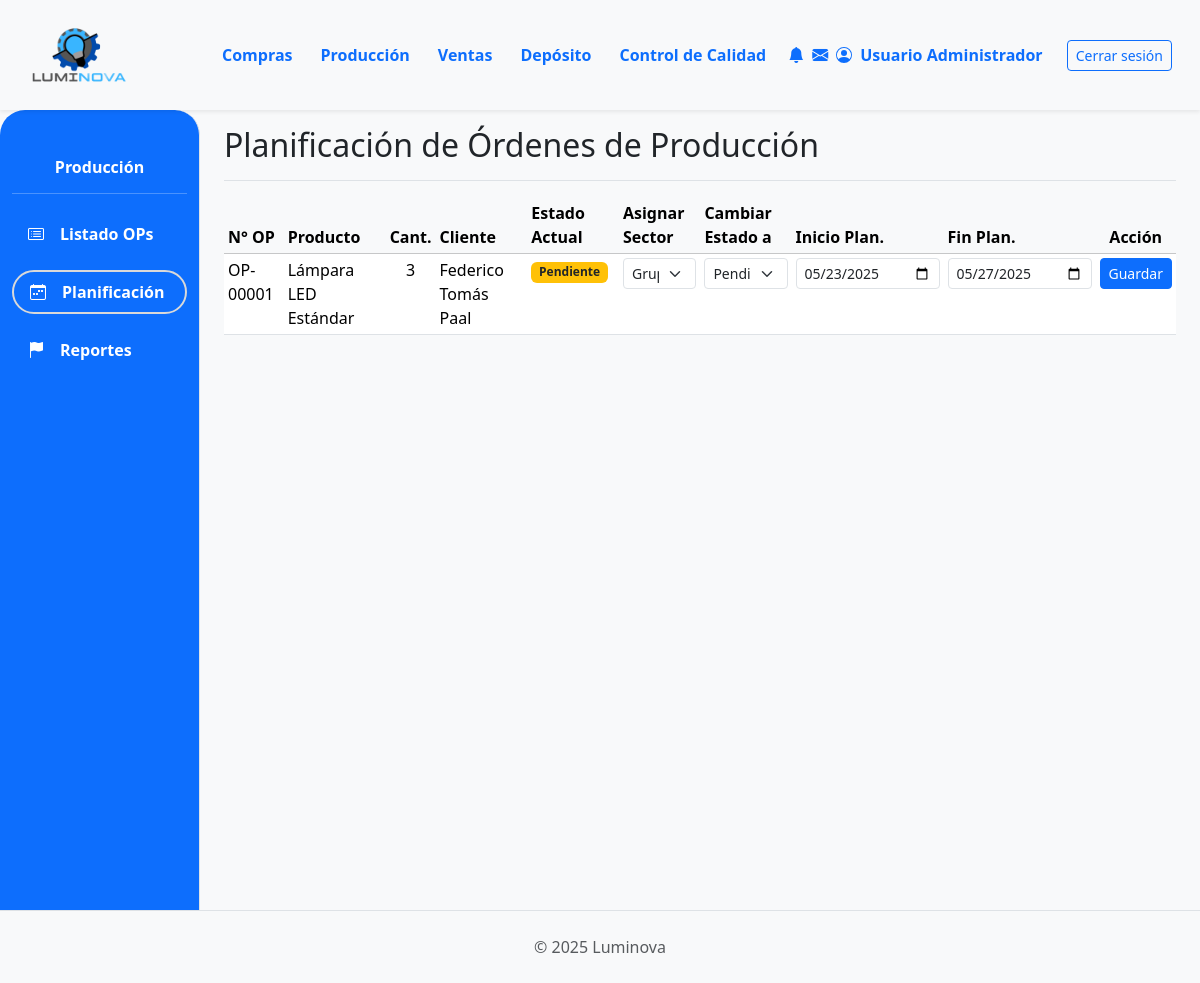
Before: /produccion/planificacion/ (signed in) with the older database file.
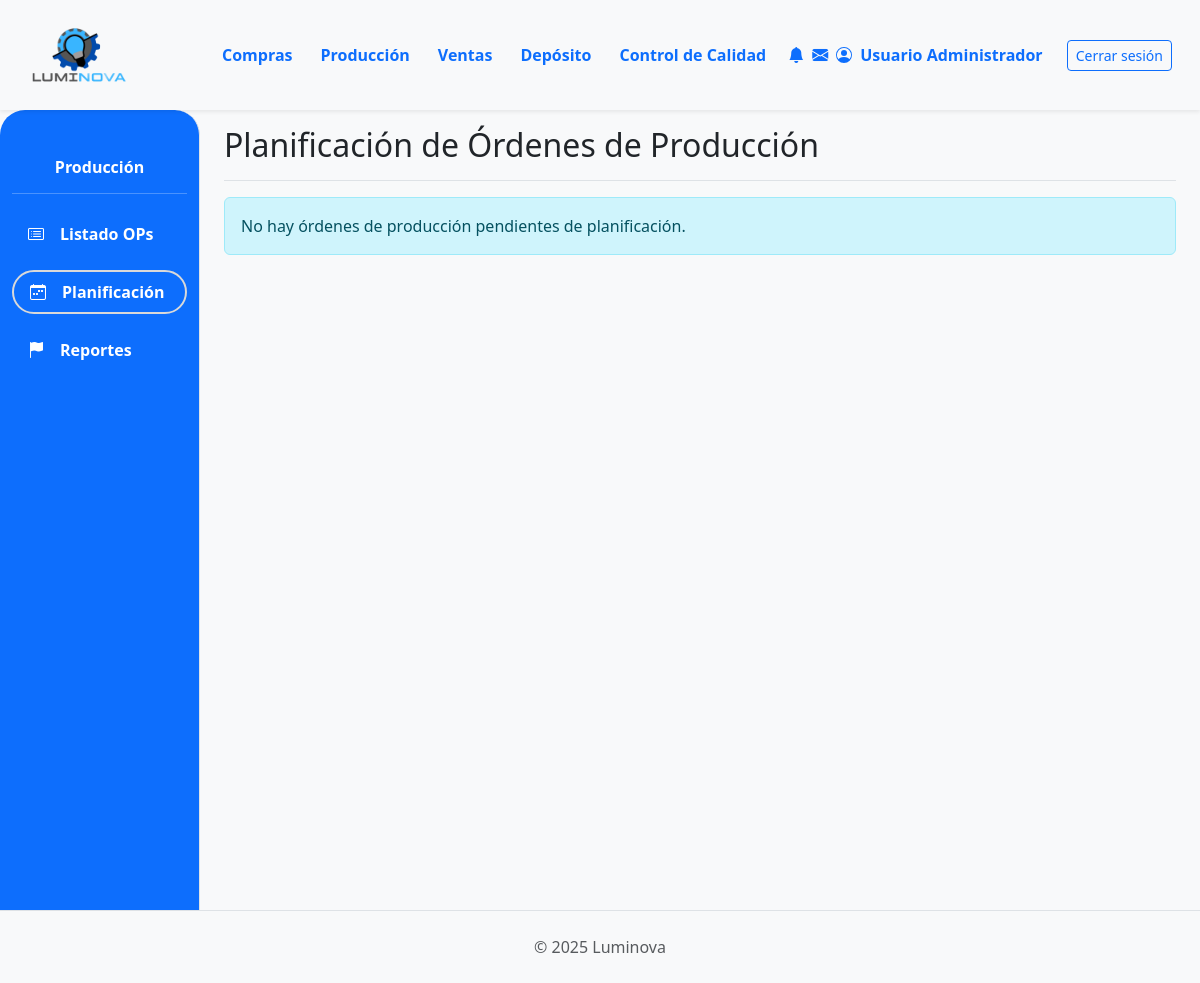
After: the same page with the newer database file.
### App_LUMINOVA/models.py (models this page shows, shortened)
class OrdenProduccion(models.Model):
    numero_op = models.CharField(max_length=20, unique=True, verbose_name="N° Orden de Producción") # Cambiado de numero_orden
    orden_venta_origen = models.ForeignKey(OrdenVenta, on_delete=models.SET_NULL, null=True, blank=True, related_name='ops_generadas')
    producto_a_producir = models.ForeignKey(ProductoTerminado, on_delete=models.PROTECT, related_name="ordenes_produccion") # Cambiado related_name
    cantidad_a_producir = models.PositiveIntegerField() # Cambiado de cantidad_prod
    estado_op = models.ForeignKey(EstadoOrden, on_delete=models.SET_NULL, null=True, blank=True, related_name='ops_estado') # Cambiado related_name
    fecha_solicitud = models.DateTimeField(default=timezone.now) # Añadido
    fecha_inicio_planificada = models.DateField(null=True, blank=True) # Cambiado de fecha_inicio
    fecha_fin_planificada = models.DateField(null=True, blank=True) # Añadido
    sector_asignado_op = models.ForeignKey(SectorAsignado, on_delete=models.SET_NULL, null=True, blank=True, related_name='ops_sector') # Cambiado related_name
    notas = models.TextField(null=True, blank=True, verbose_name='Notas') # Añadido

class ProductoTerminado(models.Model):
    descripcion = models.CharField(max_length=255) # Aumentado max_length
    categoria = models.ForeignKey(CategoriaProductoTerminado, on_delete=models.PROTECT, related_name='productos_terminados')
    precio_unitario = models.DecimalField(max_digits=10, decimal_places=2, default=0.00)
    stock = models.IntegerField(default=0)
    modelo = models.CharField(max_length=50, blank=True, null=True)
    potencia = models.IntegerField(blank=True, null=True)
    acabado = models.CharField(max_length=50, blank=True, null=True)
    color_luz = models.CharField(max_length=50, blank=True, null=True)
    material = models.CharField(max_length=50, blank=True, null=True)
    imagen = models.ImageField(null=True, blank=True, upload_to='productos_terminados/')

class OrdenVenta(models.Model): # NUEVO: Específico para Ventas
    ESTADO_CHOICES = [
        ('PENDIENTE', 'Pendiente Confirmación'),
        ('CONFIRMADA', 'Confirmada (Esperando Producción)'),
        ('PRODUCCION_INICIADA', 'Producción Iniciada'), # NUEVO
        ('PRODUCCION_PARCIAL', 'Producción Parcial'), # Opcional
        ('PRODUCCION_CON_PROBLEMAS', 'Producción con Problemas'), # NUEVO
        ('LISTA_ENTREGA', 'Lista para Entrega'),
        ('COMPLETADA', 'Completada/Entregada'),
        ('CANCELADA', 'Cancelada'),
    ]
    numero_ov = models.CharField(max_length=20, unique=True, verbose_name="N° Orden de Venta")
    cliente = models.ForeignKey(Cliente, on_delete=models.PROTECT, related_name="ordenes_venta")
    fecha_creacion = models.DateTimeField(default=timezone.now)
    estado = models.CharField(max_length=50, choices=ESTADO_CHOICES, default='PENDIENTE')
    total_ov = models.DecimalField(max_digits=12, decimal_places=2, default=0.00, verbose_name="Total OV")
    notas = models.TextField(blank=True, null=True)

class Cliente(models.Model):
    nombre = models.CharField(max_length=150, unique=True) # Aumentado max_length
    direccion = models.TextField(blank=True)
    telefono = models.CharField(max_length=25, blank=True) # Aumentado max_length
    email = models.EmailField(unique=True, null=True, blank=True)

class EstadoOrden(models.Model): # Renombrar a EstadoOrdenProduccion o similar si es solo para OP
    nombre = models.CharField(max_length=50, unique=True) # Ej: Pendiente, En Proceso, Terminado

class SectorAsignado(models.Model): # También, si es para OP, `SectorProduccion` sería más claro.
    nombre = models.CharField(max_length=50, unique=True) # Ej: Grupo A, Taller Principal

### App_LUMINOVA/views.py (the view, shortened to what this page needs)
# urls.py: path('produccion/planificacion/', planificacion_produccion_view, name='planificacion_produccion'),
@login_required
def planificacion_produccion_view(request):
    estado_pendiente = EstadoOrden.objects.filter(nombre__iexact='Pendiente').first()
    ops_para_planificar = []
    if estado_pendiente:
        ops_para_planificar = OrdenProduccion.objects.filter(
            estado_op=estado_pendiente
        ).select_related('producto_a_producir', 'orden_venta_origen__cliente').order_by('fecha_solicitud')
    sectores = SectorAsignado.objects.all().order_by('nombre')
    estados_siguientes = EstadoOrden.objects.filter(nombre__in=['En Proceso', 'Pendiente']).order_by('nombre')
    context = {
        'ops_para_planificar_list': ops_para_planificar,
        'sectores_list': sectores,
        'estados_op_list': estados_siguientes,
        'titulo_seccion': 'Planificación de Órdenes de Producción',
    }
    return render(request, 'produccion/planificacion.html', context)

### App_LUMINOVA/templates/produccion/planificacion.html (shortened to what this page needs)
{% extends 'padre.html' %}
{% load static %}
{% load django_bootstrap5 %}
{% block sidebar_content %}
    {% include 'produccion/produccion_sidebar.html' %}
{% endblock %}
{% block content %}
<div class="d-flex justify-content-between flex-wrap flex-md-nowrap align-items-center pt-3 pb-2 mb-3 border-bottom">
    <h1 class="h2">{{ titulo_seccion }}</h1>
</div>
{% if ops_para_planificar_list %}
<form method="post">
    <div class="table-responsive">
        <table class="table table-sm table-hover">
            <thead class="table-light">
                <tr>
                    <th>N° OP</th>
                    <th>Producto</th>
                    <th class="text-center">Cant.</th>
                    <th>Cliente</th>
                    <th>Estado Actual</th>
                    <th>Asignar Sector</th>
                    <th>Cambiar Estado a</th>
                    <th>Inicio Plan.</th>
                    <th>Fin Plan.</th>
                    <th class="text-center">Acción</th>
                </tr>
            </thead>
            <tbody>
                {% for op in ops_para_planificar_list %}
                <tr>
                    <td>{{ op.numero_op }}</td>
                    <td>{{ op.producto_a_producir.descripcion|truncatechars:25 }}</td>
                    <td class="text-center">{{ op.cantidad_a_producir }}</td>
                    <td>{{ op.orden_venta_origen.cliente.nombre|default_if_none:"N/A" }}</td>
                    <td><span class="badge bg-warning text-dark">{{ op.estado_op.nombre|default:"Pendiente" }}</span></td>
                    <form method="post" action="{% url 'App_LUMINOVA:planificacion_produccion' %}">
                        <td>
                            <select name="sector_asignado_op_{{ op.id }}" class="form-select form-select-sm">
                                {% for sector in sectores_list %}
                                <option value="{{ sector.id }}" {% if op.sector_asignado_op == sector %}selected{% endif %}>
                                    {{ sector.nombre }}
                                </option>
                                {% endfor %}
                            </select>
                        </td>
                        <td>
                            <select name="estado_op_{{ op.id }}" class="form-select form-select-sm">
                                {% for estado in estados_op_list %}
                                <option value="{{ estado.id }}" {% if op.estado_op == estado %}selected{% endif %}>
                                    {{ estado.nombre }}
                                </option>
                                {% endfor %}
                            </select>
                        </td>
                        <td>
                            <input type="date" name="fecha_inicio_planificada_{{ op.id }}" value="{{ op.fecha_inicio_planificada|date:'Y-m-d'|default:'' }}" class="form-control form-control-sm">
                        </td>
                        <td>
                            <input type="date" name="fecha_fin_planificada_{{ op.id }}" value="{{ op.fecha_fin_planificada|date:'Y-m-d'|default:'' }}" class="form-control form-control-sm">
                        </td>
                        <td class="text-center">
                            <button type="submit" class="btn btn-primary btn-sm">Guardar</button>
                        </td>
                    </form>
                </tr>
                {% endfor %}
            </tbody>
        </table>
    </div>
</form>
{% else %}
<div class="alert alert-info mt-3">No hay órdenes de producción pendientes de planificación.</div>
{% endif %}
{% endblock %}

Changed rows visible on the page:
no longer on this page (row edited): OrdenProduccion: numero_op "OP-00001", producto_a_producir.descripcion "Lámpara LED Estándar", cantidad_a_producir "3", orden_venta_origen.cliente.nombre "Federico Tomás Paal", estado_op.nombre "Pendiente", sector_asignado_op+id "Grupo A", estado_op+id "Pendiente", fecha_inicio_planificada "05/23/2025", fecha_fin_planificada "05/27/2025"
Other visible differences:
text no longer shown: "N° OP Producto Cant. Cliente Estado Actual Asignar Sector Cambiar Estado a Inicio Plan. Fin Plan. Acción"
text now shown: "No hay órdenes de producción pendientes de planificación."
